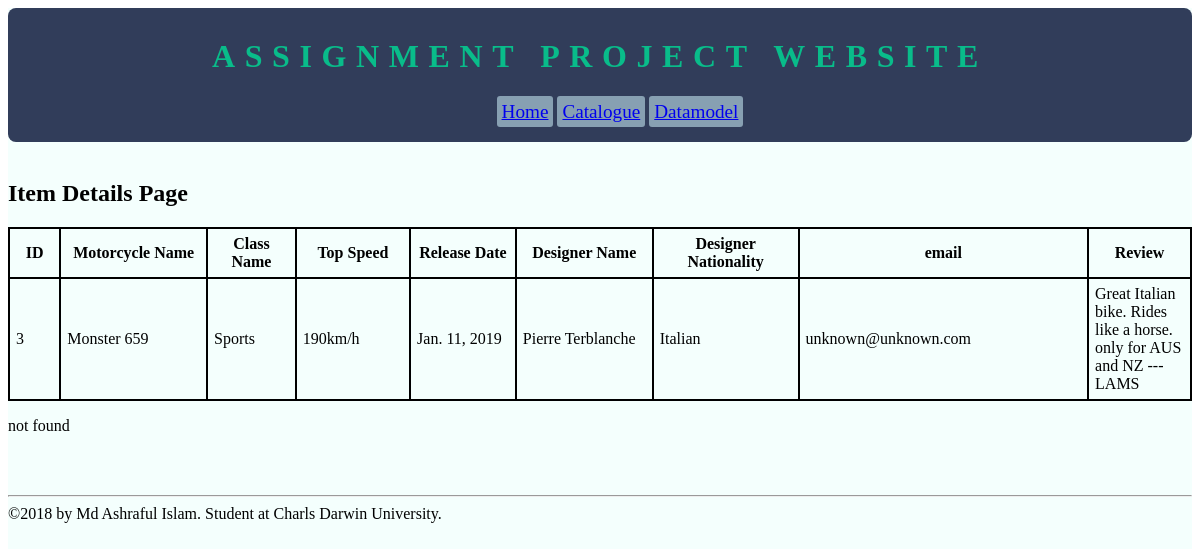
Screenshot of /items/3/ with the database file from the repository.
### motorcycles/models.py (models this page shows, shortened)
class Bike(models.Model):
    name = models.CharField(max_length = 20)
    review = models.CharField(max_length = 200, null=True,blank=True)
    className = models.CharField(max_length = 30, null=True)
    topSpeed = models.CharField(max_length=15, null=True)
    releaseDate = models.DateField()
    designer_name = models.CharField(max_length = 50, blank=True)
    nationality = models.CharField(max_length = 30, blank=True)
    email = models.EmailField(blank = True)

### motorcycles/views.py (the view)
# urls.py: url(r'^items/(?P<item_id>[0-9]+)/', items, name= "items"),
def items(request, item_id):
    context = {
    'items':Bike.objects.get(id=item_id)
    }
    return render(request, "items.html", context )

### motorcycles/templates/items.html (shortened to what this page needs)
{% extends "base.html" %}
{% load static %}
{%block section_2%}
<div class="bikeslist">
    <h2 class="page-heading">Item Details Page</h2>
    <div class="bikes">
            <table>
              <thead>
                <tr>
                  <th style="width:10px;">ID</th>
                  <th style="width:40px;">Motorcycle Name</th>
                  <th style="width:40px;">Class Name</th>
                  <th style="width:40px;">Top Speed</th>
                  <th style="width:40px;">Release Date</th>
                  <th style="width:40px;">Designer Name</th>
                  <th style="width:40px;">Designer Nationality</th>
                  <th style="width:40px;">email</th>
                  <th style="width:40px;">Review</th>
                </tr>
              </thead>
              <tbody>
                {% if items %}
                <tr>
                  <td> {{ items.id }} </td>
                  <td> {{ items.name }} </a></td>
                  <td> {{ items.className }} </td>
                  <td> {{ items.topSpeed }} </td>
                  <td> {{ items.releaseDate }} </td>
                  <td> {{ items.designer_name }} </td>
                  <td> {{ items.nationality }} </td>
                  <td> {{ items.email }} </td>
                  <td> {{ items.review }} </td>
                </tr>
                {% endif %}
              </tbody>
            </table>
            <p>not found</p>
    </div>
</div>
{%endblock%}

### motorcycles/static/css/style.css (style rules this page uses)
table, th, td { border:2px solid black; border-collapse: collapse; }
table { width:100%; }
td, th { padding: 6px; }
th { width:20%; }

### rows the page displays
Bike: id "3", name "Monster 659", className "Sports", topSpeed "190km/h", releaseDate "Jan. 11, 2019", designer_name "Pierre Terblanche", nationality "Italian", email "unknown@unknown.com", review "Great Italian bike. Rides like a horse. only for AUS and NZ ---LAMS"
